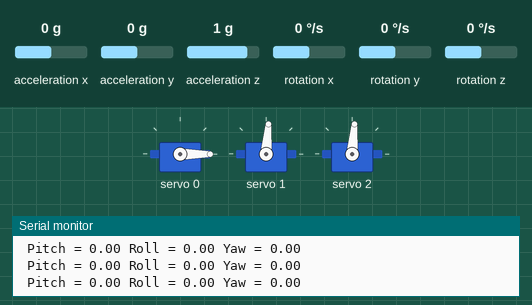
Bench run of a sketch on a simulated Arduino Uno, built with avr-gcc and run on an emulated ATmega328P. Parts: 3 × servo, the last lines printed to the serial monitor. The test bench sets the inputs (shaded band); at power-on: rotation y 0 °/s, rotation x 0 °/s, rotation z 0 °/s, acceleration x 0 g, acceleration y 0 g, acceleration z 1 g.

Above: at 1.2 s.
1.3 s: rotation y set to -100 °/s
At 3.3 s:
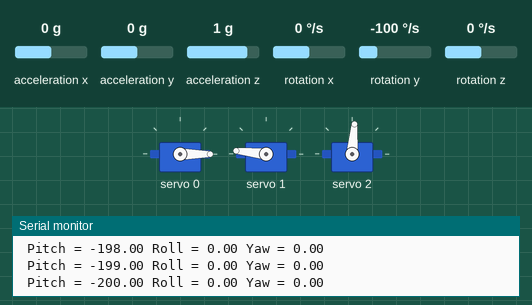
3.7 s: rotation x set to 184 °/s
At 5.8 s:
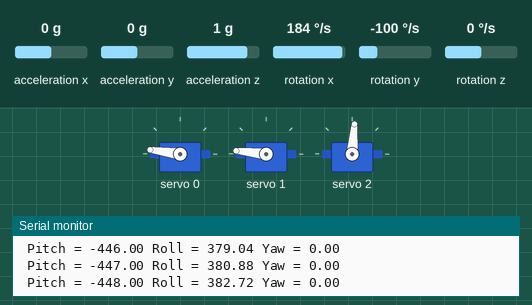
6.1 s: rotation z set to -192 °/s
At 7.7 s:
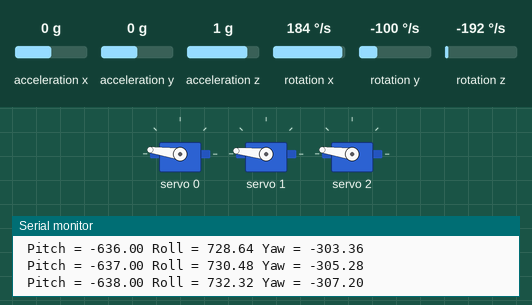
8.0 s: rotation z set to 192 °/s
At 10.8 s:
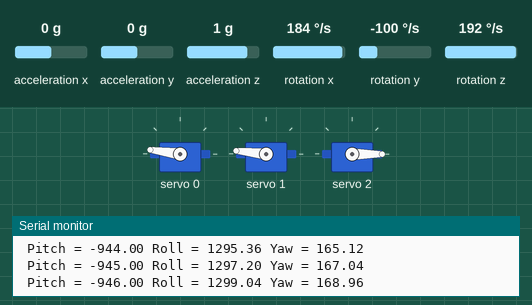
11.0 s: rotation z set to -100 °/s
At 12.68 s:
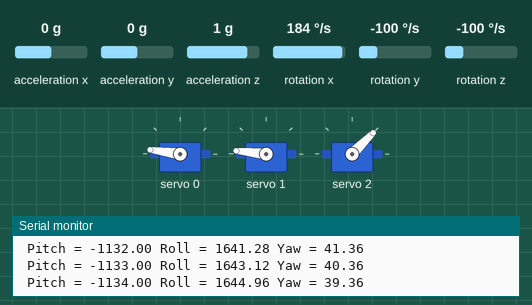
Timing chart, 0 to 15.0 s (numbered marks = the images above; inputs shaded):
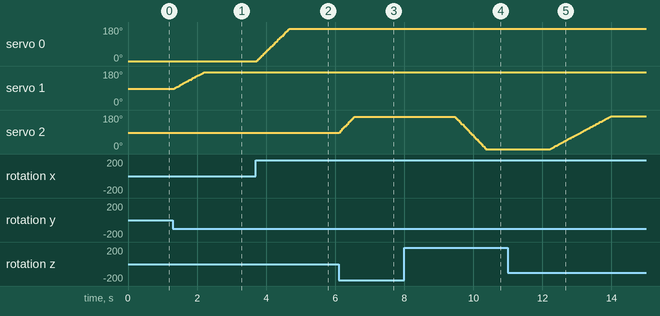

The sketch:

MPU6050_Servo01.ino
```cpp
/*
    MPU6050 Triple Axis Gyroscope & Accelerometer. Pitch & Roll & Yaw Gyroscope Example.
    Read more: http://www.jarzebski.pl/arduino/czujniki-i-sensory/3-osiowy-zyroskop-i-akcelerometr-mpu6050.html
    GIT: https://github.com/jarzebski/Arduino-MPU6050
    Web: http://www.jarzebski.pl
    (c) 2014 by Korneliusz Jarzebski
*/
#include <Servo.h>
#include <Adafruit_PWMServoDriver.h>
#define SERVOMIN  125 // this is the 'minimum' pulse length count (out of 4096)
#define SERVOMAX  575 // this is the 'maximum' pulse length count (out of 4096)
Adafruit_PWMServoDriver pwm = Adafruit_PWMServoDriver();

#include <Wire.h>
#include <MPU6050.h>

MPU6050 mpu;

// Timers
unsigned long timer = 0;
float timeStep = 0.01;

// Pitch, Roll and Yaw values
float pitch = 0;
float roll = 0;
float yaw = 0;

void setup()
{
  Serial.begin(115200);

  // Initialize MPU6050
  while(!mpu.begin(MPU6050_SCALE_2000DPS, MPU6050_RANGE_2G))
  {
    Serial.println("Could not find a valid MPU6050 sensor, check wiring!");
    delay(500);
  }
  pwm.begin();
  pwm.setPWMFreq(60);

  // Calibrate gyroscope. The calibration must be at rest.
  // If you don't want calibrate, comment this line.
  mpu.calibrateGyro();

  // Set threshold sensivty. Default 3.
  // If you don't want use threshold, comment this line or set 0.
  mpu.setThreshold(0);
}

void loop()
{
  timer = millis();

  // Read normalized values
  Vector norm = mpu.readNormalizeGyro();

  // Calculate Pitch, Roll and Yaw
  pitch = pitch + norm.YAxis * timeStep;
  roll = roll + norm.XAxis * timeStep;
  yaw = yaw + norm.ZAxis * timeStep;

  // Output raw
  Serial.print(" Pitch = ");
  Serial.print(pitch);
  Serial.print(" Roll = ");
  Serial.print(roll);
  Serial.print(" Yaw = ");
  Serial.println(yaw);
  if(roll<=180 && roll>=0)
    pwm.setPWM(0, 0, angleToPulse(roll));
  if(-pitch+90<=180 && -pitch+90>=0)
    pwm.setPWM(1, 0, angleToPulse(-pitch+90));
  if(-yaw+90<=180 && -yaw+90>=0)
    pwm.setPWM(2, 0, angleToPulse(-yaw+90));
  // Wait to full timeStep period
  delay((timeStep*1000) - (millis() - timer));
}

int angleToPulse(int ang){
   int pulse = map(ang,0, 180, SERVOMIN,SERVOMAX);// map angle of 0 to 180 to Servo min and Servo max
   return pulse;
}
```

Measured:
- after the input at 1.3 s, servo 1: moves from 85° to 174° over 0.89 s, starting at once
- after the input at 3.7 s, servo 0: moves from 0° to 172° over 0.95 s, starting at once
- after the input at 6.1 s, servo 2: moves from 85° to 172° over 0.45 s, starting at once
- after the input at 8.0 s, servo 2: moves from 172° to 0° over 0.91 s, starting after 1.5 s
- after the input at 11.0 s, servo 2: moves from 0° to 173° over 1.8 s, starting after 1.2 s
